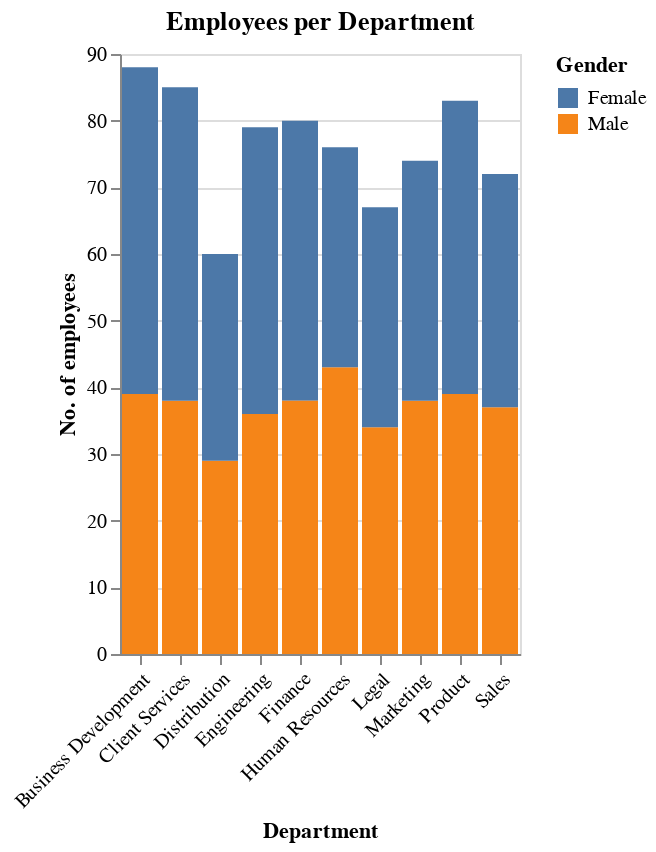

The notebook cell saved with this chart:
### Code cell
bar_graph=alt.Chart(df).mark_bar().encode(
    x=alt.X("Team:N",title="Department",axis=alt.Axis(labelAngle=-45)),
    y=alt.Y("count():Q",title="No. of employees"),
    color=alt.Color("Gender:N", legend=alt.Legend(title="Gender")
    )).properties(title="Employees per Department")
bar_graph.display()

### Figure 1 — Vega-Lite specification as saved in the notebook (floating-point values rounded to 4 significant figures; data arrays with more than 128 entries replaced by an {"elided": "..."} marker saying what was removed)
{"config": {"view": {"continuousWidth": 300, "continuousHeight": 300}}, "data": {"name": "data-15cd4ac776e40751264cd582eb9fd713"}, "mark": {"type": "bar"}, "encoding": {"color": {"field": "Gender", "legend": {"title": "Gender"}, "type": "nominal"}, "x": {"axis": {"labelAngle": -45}, "field": "Team", "title": "Department", "type": "nominal"}, "y": {"aggregate": "count", "title": "No. of employees", "type": "quantitative"}}, "title": "Employees per Department", "$schema": "https://vega.github.io/schema/vega-lite/v5.8.0.json", "datasets": {"data-15cd4ac776e40751264cd582eb9fd713": {"elided": "764 records"}}}
